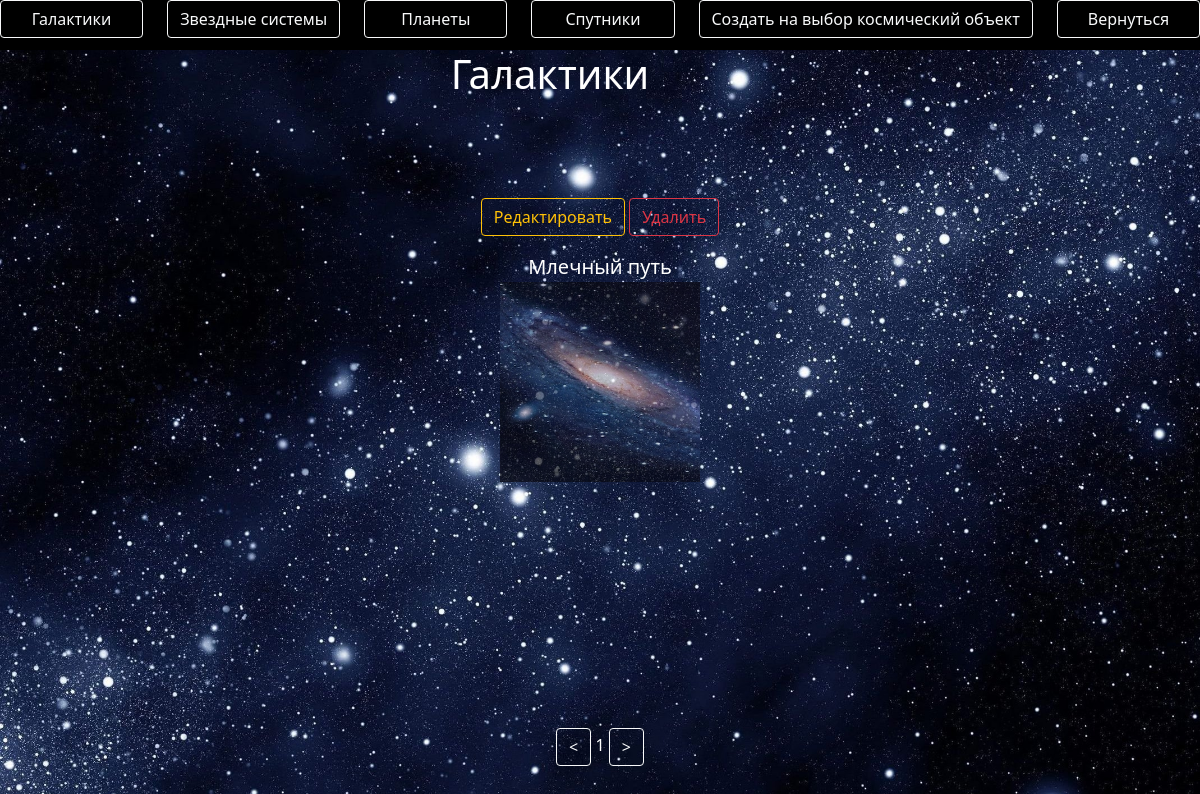
The app's page /galaxy/1 (signed in) with its own data.
### data/galaxies.py (models this page shows)
class Galaxies(SqlAlchemyBase, UserMixin):
    __tablename__ = 'galaxies'
    id = sqlalchemy.Column(sqlalchemy.Integer,
                           primary_key=True, autoincrement=True)
    name = sqlalchemy.Column(sqlalchemy.String, nullable=True)
    text = sqlalchemy.Column(sqlalchemy.String, nullable=True)
    photo = sqlalchemy.Column(sqlalchemy.String, nullable=True)

### main.py (the view)
@app.route('/galaxy/<int:page>', methods=['GET', 'POST'])
def galaxies(page):
    form = CatalogForm()
    db_sess = db_session.create_session()
    arr = db_sess.query(Galaxies).filter(Galaxies.id != 1)
    arr = [x for x in arr]
    n = abs(-len(arr) // 8)
    arr = [x for x in arr[(page - 1) * 8:page * 8]]
    db_sess.close()
    if form.submit_left_page.data:
        if page > 1:
            return redirect(f'/galaxy/{page - 1}')
    if form.submit_right_page.data:
        if page < n:
            return redirect(f'/galaxy/{page + 1}')
    if form.submit_return.data:
        return redirect('/')
    if form.submit_planets.data:
        return redirect('/planet/1')
    if form.submit_star_systems.data:
        return redirect('/star_systems/1')
    if form.submit_choise_create.data:
        return redirect('/choise_create')
    if form.submit_satellites.data:
        return redirect('/satellites/1')
    return render_template('galaxy.html', form=form, arr=arr, len_arr=len(arr), page=page)

### forms/catalog_form.py
class CatalogForm(FlaskForm):
    submit_galaxy = SubmitField('Галактики')
    submit_star_systems = SubmitField('Звездные системы')
    submit_planets = SubmitField('Планеты')
    submit_satellites = SubmitField('Спутники')
    submit_right_page = SubmitField('>')
    submit_left_page = SubmitField('<')
    submit_choise_create = SubmitField('Создать на выбор космический объект')
    submit_return = SubmitField('Вернуться')

### data/db_session.py (called while the page is built)
def create_session() -> Session:
    global __factory
    return __factory()

### main.py (called while the page is built)
@login_manager.user_loader
def load_user(user_id):
    db_sess = db_session.create_session()
    db_sess.close()
    return db_sess.query(User).get(user_id)

### templates/galaxy.html (shortened to what this page needs)
{% extends "catalog.html" %}
{% block content %}
<h1 align="center" style="color: white; margin-right: 100px;">Галактики</h1>
{% if not arr %}
<h1 align="center" style="color: white; margin-right: 100px;">Галактик пока нету</h1>
{% else %}
    <div class="container text-center" style="color: white; margin-top: 100px;" align="center">
            <div class="row">
                {% for i in arr[:4] %}
                <div class="col" style="">
                    {% if current_user.user_level >= 4 %}
                    <p><a href="/edit_galaxy/{{ i.id }}" class="btn btn-outline-warning">Редактировать</a>
                    <a href="/delete_galaxy/{{ i.id }}" class="btn btn-outline-danger">Удалить</a></p>
                    {% endif %}
                    {% if i.photo %}
                    <a class="navbar-brand" style="color: white;" href="/check_galaxy/{{i.id}}">{{ i.name }}
                        <p><img src="{{url_for('static', filename=i.photo[7:])}}" style="width: 200px; height: 200px; object-fit: cover;  opacity: 0.7;"></p>
                    </a>
                    {% else %}
                    <div align="center">
                        <a class="navbar-brand" style="color: white;" href="/check_galaxy/{{i.id}}">{{ i.name }}
                        <div style="width: 200px; height: 200px; background-color: rgba(0, 0, 0, 0.5)" align="center">
                        </div></a>
                    </div>
                    {% endif %}
                </div>
                {% endfor %}
            </div>
    </div>
    <form action="" method="post" novalidate>
    <div align="center" style="margin-top: 200px;">
        {{ form.submit_left_page(type="submit", class="btn btn-outline-light") }}
        <span style="color: white;">{{ page }}</span>
        {{ form.submit_right_page(type="submit", class="btn btn-outline-light") }}
    </div>
    </form>
{% endif %}
{% endblock %}

### records on screen
Galaxies: name "Млечный путь", photo (picture)

### other values on screen
{{ page }} "1"
